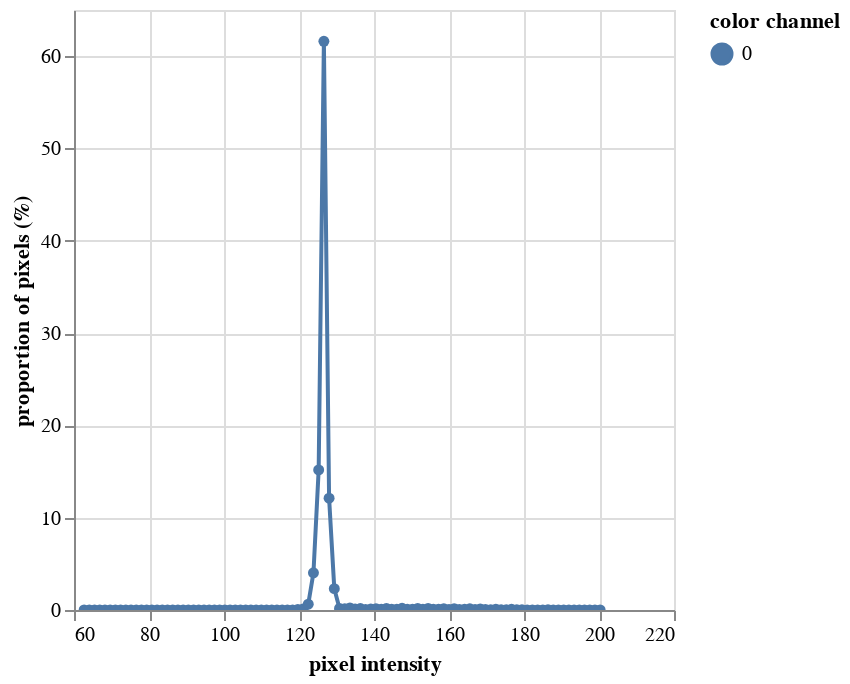

Source (notebook cell):
### Markdown cell above
#### Create binary image from a gray image based on threshold values targeting light objects in the image.
Creating a histogram of the pixel intensity of the b channel image gives us an idea of what value to set the threshold to.
The histogram is for visualizatin only. It isn't needed for the analysis.

### Code cell
# Inputs:
#   img - image data
#   channel - colorspace channel selection (l, a, or b in this case)

hist_figure1, hist_data1 = pcv.visualize.histogram(img = b_img, hist_data=True)

### Figure 1 — Vega-Lite specification as saved in the notebook (floating-point values rounded to 4 significant figures)
{"config": {"view": {"continuousWidth": 300, "continuousHeight": 300}}, "data": {"name": "data-025ddd624793d70d9317d118aab3d036"}, "mark": {"type": "line", "point": true}, "encoding": {"color": {"field": "color channel", "type": "nominal"}, "tooltip": [{"field": "pixel intensity", "type": "quantitative"}, {"field": "proportion of pixels (%)", "type": "quantitative"}], "x": {"field": "pixel intensity", "type": "quantitative"}, "y": {"field": "proportion of pixels (%)", "type": "quantitative"}}, "params": [{"name": "param_1", "select": {"type": "interval", "encodings": ["x", "y"]}, "bind": "scales"}], "$schema": "https://vega.github.io/schema/vega-lite/v5.16.3.json", "datasets": {"data-025ddd624793d70d9317d118aab3d036": [{"pixel intensity": 62.7, "proportion of pixels (%)": 0.0005931, "hist_count": 43, "color channel": "0"}, {"pixel intensity": 64.09, "proportion of pixels (%)": 0.004386, "hist_count": 318, "color channel": "0"}, {"pixel intensity": 65.47, "proportion of pixels (%)": 0.009172, "hist_count": 665, "color channel": "0"}, {"pixel intensity": 66.87, "proportion of pixels (%)": 0.001752, "hist_count": 127, "color channel": "0"}, {"pixel intensity": 68.25, "proportion of pixels (%)": 0.005103, "hist_count": 370, "color channel": "0"}, {"pixel intensity": 69.65, "proportion of pixels (%)": 0.01356, "hist_count": 983, "color channel": "0"}, {"pixel intensity": 71.03, "proportion of pixels (%)": 0.001448, "hist_count": 105, "color channel": "0"}, {"pixel intensity": 72.43, "proportion of pixels (%)": 0.002483, "hist_count": 180, "color channel": "0"}, {"pixel intensity": 73.81, "proportion of pixels (%)": 0.001379, "hist_count": 100, "color channel": "0"}, {"pixel intensity": 75.21, "proportion of pixels (%)": 0.001117, "hist_count": 81, "color channel": "0"}, {"pixel intensity": 76.59, "proportion of pixels (%)": 0.001876, "hist_count": 136, "color channel": "0"}, {"pixel intensity": 77.98, "proportion of pixels (%)": 0.0008828, "hist_count": 64, "color channel": "0"}, {"pixel intensity": 79.38, "proportion of pixels (%)": 0.001683, "hist_count": 122, "color channel": "0"}, {"pixel intensity": 80.76, "proportion of pixels (%)": 0.0008966, "hist_count": 65, "color channel": "0"}, {"pixel intensity": 82.16, "proportion of pixels (%)": 0.0005103, "hist_count": 37, "color channel": "0"}, {"pixel intensity": 83.54, "proportion of pixels (%)": 0.001793, "hist_count": 130, "color channel": "0"}, {"pixel intensity": 84.94, "proportion of pixels (%)": 0.004455, "hist_count": 323, "color channel": "0"}, {"pixel intensity": 86.32, "proportion of pixels (%)": 0.01079, "hist_count": 782, "color channel": "0"}, {"pixel intensity": 87.72, "proportion of pixels (%)": 0.006166, "hist_count": 447, "color channel": "0"}, {"pixel intensity": 89.1, "proportion of pixels (%)": 0.004524, "hist_count": 328, "color channel": "0"}, {"pixel intensity": 90.5, "proportion of pixels (%)": 0.009572, "hist_count": 694, "color channel": "0"}, {"pixel intensity": 91.88, "proportion of pixels (%)": 0.006055, "hist_count": 439, "color channel": "0"}, {"pixel intensity": 93.28, "proportion of pixels (%)": 0.006386, "hist_count": 463, "color channel": "0"}, {"pixel intensity": 94.66, "proportion of pixels (%)": 0.01066, "hist_count": 773, "color channel": "0"}, {"pixel intensity": 96.06, "proportion of pixels (%)": 0.003683, "hist_count": 267, "color channel": "0"}, {"pixel intensity": 97.44, "proportion of pixels (%)": 0.006303, "hist_count": 457, "color channel": "0"}, {"pixel intensity": 98.84, "proportion of pixels (%)": 0.003228, "hist_count": 234, "color channel": "0"}, {"pixel intensity": 100.2, "proportion of pixels (%)": 0.004, "hist_count": 290, "color channel": "0"}, {"pixel intensity": 101.6, "proportion of pixels (%)": 0.008772, "hist_count": 636, "color channel": "0"}, {"pixel intensity": 103.0, "proportion of pixels (%)": 0.009131, "hist_count": 662, "color channel": "0"}, {"pixel intensity": 104.4, "proportion of pixels (%)": 0.008, "hist_count": 580, "color channel": "0"}, {"pixel intensity": 105.8, "proportion of pixels (%)": 0.003407, "hist_count": 247, "color channel": "0"}, {"pixel intensity": 107.2, "proportion of pixels (%)": 0.003724, "hist_count": 270, "color channel": "0"}, {"pixel intensity": 108.6, "proportion of pixels (%)": 0.006552, "hist_count": 475, "color channel": "0"}, {"pixel intensity": 110.0, "proportion of pixels (%)": 0.00291, "hist_count": 211, "color channel": "0"}, {"pixel intensity": 111.3, "proportion of pixels (%)": 0.007807, "hist_count": 566, "color channel": "0"}, {"pixel intensity": 112.7, "proportion of pixels (%)": 0.007366, "hist_count": 534, "color channel": "0"}, {"pixel intensity": 114.1, "proportion of pixels (%)": 0.006731, "hist_count": 488, "color channel": "0"}, {"pixel intensity": 115.5, "proportion of pixels (%)": 0.01474, "hist_count": 1069, "color channel": "0"}, {"pixel intensity": 116.9, "proportion of pixels (%)": 0.007972, "hist_count": 578, "color channel": "0"}, {"pixel intensity": 118.3, "proportion of pixels (%)": 0.008221, "hist_count": 596, "color channel": "0"}, {"pixel intensity": 119.7, "proportion of pixels (%)": 0.0481, "hist_count": 3487, "color channel": "0"}, {"pixel intensity": 121.1, "proportion of pixels (%)": 0.1002, "hist_count": 7264, "color channel": "0"}, {"pixel intensity": 122.5, "proportion of pixels (%)": 0.6321, "hist_count": 45826, "color channel": "0"}, {"pixel intensity": 123.9, "proportion of pixels (%)": 4.029, "hist_count": 292085, "color channel": "0"}, {"pixel intensity": 125.2, "proportion of pixels (%)": 15.18, "hist_count": 1100391, "color channel": "0"}, {"pixel intensity": 126.6, "proportion of pixels (%)": 61.61, "hist_count": 4466463, "color channel": "0"}, {"pixel intensity": 128.0, "proportion of pixels (%)": 12.11, "hist_count": 878060, "color channel": "0"}, {"pixel intensity": 129.4, "proportion of pixels (%)": 2.315, "hist_count": 167812, "color channel": "0"}, {"pixel intensity": 130.8, "proportion of pixels (%)": 0.1675, "hist_count": 12147, "color channel": "0"}, {"pixel intensity": 132.2, "proportion of pixels (%)": 0.1274, "hist_count": 9233, "color channel": "0"}, {"pixel intensity": 133.6, "proportion of pixels (%)": 0.2259, "hist_count": 16380, "color channel": "0"}, {"pixel intensity": 135.0, "proportion of pixels (%)": 0.1032, "hist_count": 7480, "color channel": "0"}, {"pixel intensity": 136.4, "proportion of pixels (%)": 0.161, "hist_count": 11670, "color channel": "0"}, {"pixel intensity": 137.8, "proportion of pixels (%)": 0.06926, "hist_count": 5021, "color channel": "0"}, {"pixel intensity": 139.1, "proportion of pixels (%)": 0.1015, "hist_count": 7357, "color channel": "0"}, {"pixel intensity": 140.5, "proportion of pixels (%)": 0.1487, "hist_count": 10784, "color channel": "0"}, {"pixel intensity": 141.9, "proportion of pixels (%)": 0.08797, "hist_count": 6378, "color channel": "0"}, {"pixel intensity": 143.3, "proportion of pixels (%)": 0.1708, "hist_count": 12382, "color channel": "0"}, {"pixel intensity": 144.7, "proportion of pixels (%)": 0.0769, "hist_count": 5575, "color channel": "0"}, {"pixel intensity": 146.1, "proportion of pixels (%)": 0.09444, "hist_count": 6847, "color channel": "0"}, {"pixel intensity": 147.5, "proportion of pixels (%)": 0.179, "hist_count": 12975, "color channel": "0"}, {"pixel intensity": 148.9, "proportion of pixels (%)": 0.08406, "hist_count": 6094, "color channel": "0"}, {"pixel intensity": 150.3, "proportion of pixels (%)": 0.08119, "hist_count": 5886, "color channel": "0"}, {"pixel intensity": 151.7, "proportion of pixels (%)": 0.1733, "hist_count": 12563, "color channel": "0"}, {"pixel intensity": 153.0, "proportion of pixels (%)": 0.08709, "hist_count": 6314, "color channel": "0"}, {"pixel intensity": 154.4, "proportion of pixels (%)": 0.1652, "hist_count": 11977, "color channel": "0"}, {"pixel intensity": 155.8, "proportion of pixels (%)": 0.07945, "hist_count": 5760, "color channel": "0"}, {"pixel intensity": 157.2, "proportion of pixels (%)": 0.0797, "hist_count": 5778, "color channel": "0"}, {"pixel intensity": 158.6, "proportion of pixels (%)": 0.1368, "hist_count": 9917, "color channel": "0"}, {"pixel intensity": 160.0, "proportion of pixels (%)": 0.06686, "hist_count": 4847, "color channel": "0"}, {"pixel intensity": 161.4, "proportion of pixels (%)": 0.1406, "hist_count": 10197, "color channel": "0"}, {"pixel intensity": 162.8, "proportion of pixels (%)": 0.06992, "hist_count": 5069, "color channel": "0"}, {"pixel intensity": 164.2, "proportion of pixels (%)": 0.07575, "hist_count": 5492, "color channel": "0"}, {"pixel intensity": 165.6, "proportion of pixels (%)": 0.1314, "hist_count": 9525, "color channel": "0"}, {"pixel intensity": 166.9, "proportion of pixels (%)": 0.05492, "hist_count": 3982, "color channel": "0"}, {"pixel intensity": 168.3, "proportion of pixels (%)": 0.1099, "hist_count": 7968, "color channel": "0"}, {"pixel intensity": 169.7, "proportion of pixels (%)": 0.04601, "hist_count": 3336, "color channel": "0"}, {"pixel intensity": 171.1, "proportion of pixels (%)": 0.04263, "hist_count": 3091, "color channel": "0"}, {"pixel intensity": 172.5, "proportion of pixels (%)": 0.08447, "hist_count": 6124, "color channel": "0"}, {"pixel intensity": 173.9, "proportion of pixels (%)": 0.03934, "hist_count": 2852, "color channel": "0"}, {"pixel intensity": 175.3, "proportion of pixels (%)": 0.03948, "hist_count": 2862, "color channel": "0"}, {"pixel intensity": 176.7, "proportion of pixels (%)": 0.07895, "hist_count": 5724, "color channel": "0"}, {"pixel intensity": 178.1, "proportion of pixels (%)": 0.02752, "hist_count": 1995, "color channel": "0"}, {"pixel intensity": 179.5, "proportion of pixels (%)": 0.03377, "hist_count": 2448, "color channel": "0"}, {"pixel intensity": 180.8, "proportion of pixels (%)": 0.01069, "hist_count": 775, "color channel": "0"}, {"pixel intensity": 182.2, "proportion of pixels (%)": 0.009545, "hist_count": 692, "color channel": "0"}, {"pixel intensity": 183.6, "proportion of pixels (%)": 0.008372, "hist_count": 607, "color channel": "0"}, {"pixel intensity": 185.0, "proportion of pixels (%)": 0.009641, "hist_count": 699, "color channel": "0"}, {"pixel intensity": 186.4, "proportion of pixels (%)": 0.02742, "hist_count": 1988, "color channel": "0"}, {"pixel intensity": 187.8, "proportion of pixels (%)": 0.006538, "hist_count": 474, "color channel": "0"}, {"pixel intensity": 189.2, "proportion of pixels (%)": 0.0006069, "hist_count": 44, "color channel": "0"}, {"pixel intensity": 190.6, "proportion of pixels (%)": 0.009903, "hist_count": 718, "color channel": "0"}, {"pixel intensity": 192.0, "proportion of pixels (%)": 0.01127, "hist_count": 817, "color channel": "0"}, {"pixel intensity": 193.4, "proportion of pixels (%)": 0.001876, "hist_count": 136, "color channel": "0"}, {"pixel intensity": 194.7, "proportion of pixels (%)": 0.000731, "hist_count": 53, "color channel": "0"}, {"pixel intensity": 196.1, "proportion of pixels (%)": 0.0006759, "hist_count": 49, "color channel": "0"}, {"pixel intensity": 197.5, "proportion of pixels (%)": 0.01246, "hist_count": 903, "color channel": "0"}, {"pixel intensity": 198.9, "proportion of pixels (%)": 0.008634, "hist_count": 626, "color channel": "0"}, {"pixel intensity": 200.3, "proportion of pixels (%)": 0.0009103, "hist_count": 66, "color channel": "0"}]}}
